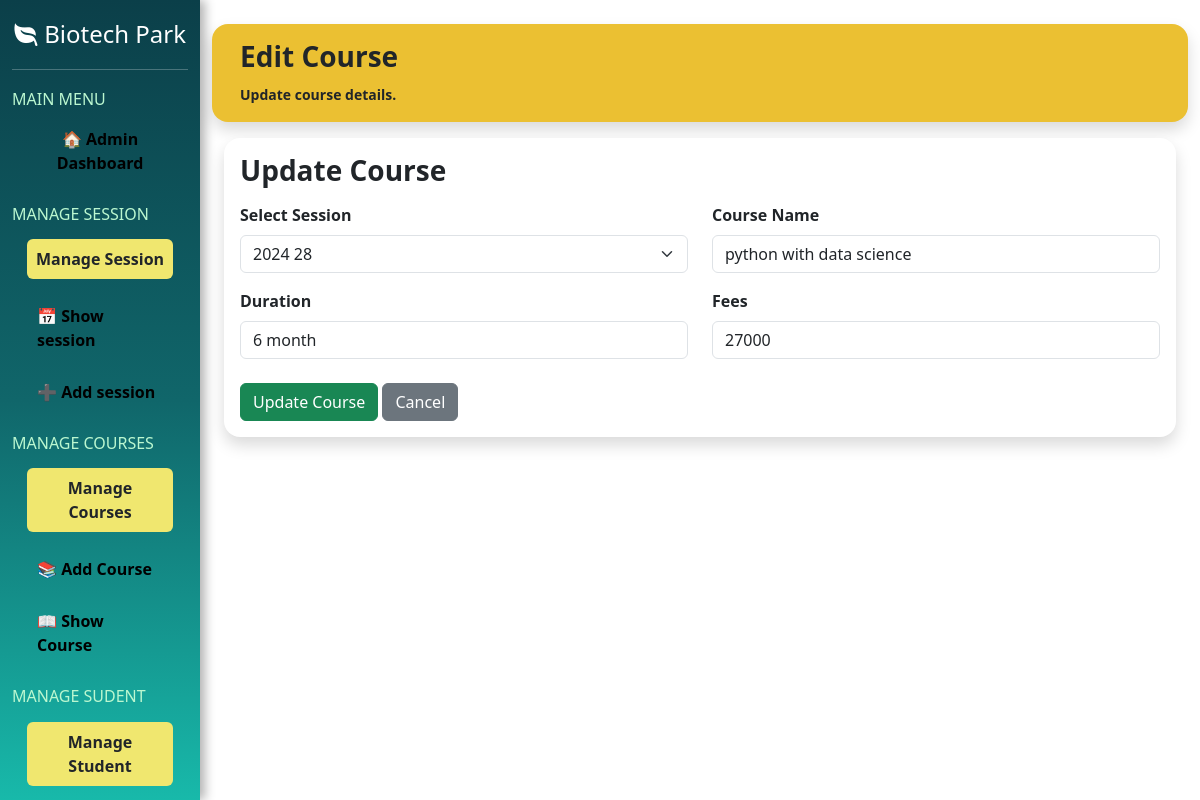
Page /editcourse/1/ on the committed database.
### myapp/models.py (models this page shows)
class tbl_course(models.Model):
    id=models.IntegerField(primary_key=True,auto_created=True)
    session_name=models.CharField(max_length=20)
    course_name=models.CharField(max_length=200)
    duration=models.CharField(max_length=20)
    fees=models.IntegerField()
    create_at=models.TimeField()

class session(models.Model):
    id=models.IntegerField(primary_key=True,auto_created=True)
    session_name=models.CharField(max_length=20)
    create_at=models.TimeField()

### myapp/views.py (the view)
# urls.py: path('editcourse/<int:id>/', editcourse, name='editcourse'),
def editcourse(request, id):
    course = tbl_course.objects.get(id=id)
    sessions = session.objects.all()
    return render(request, 'admin/editcourse.html', {'course': course, 'sessions': sessions})

### myapp/templates/admin/editcourse.html (shortened to what this page needs)
{% extends 'admin/adminlayout.html' %}
{% block admin %}
<div class="container">
    <div class="row mt-2">
        <div class="card shadow border-0 rounded-4 mb-3 mt-3" style="background-color:#ebc032;">
            <div class="card-body">
                <h3 class="fw-bold">Edit Course</h3>
                <small class="fw-bold">
                    Update course details.
                </small>
            </div>
        </div>
    </div>
    <form method="post" action="{% url 'updatecourse' course.id %}">
        <div class="card shadow border-0 rounded-4 p-3">
            <h3 class="fw-bold mb-3">Update Course</h3>
            <div class="row">
                <div class="col-md-6">
                    <label class="fw-bold mb-2">Select Session</label>
<select name="session_name" class="form-select">
    {% for i in sessions %}
    <option value="{{ i.session_name }}"
        {% if i.session_name == course.session_name %}
            selected
        {% endif %}>
        {{ i.session_name }}
    </option>
    {% endfor %}
</select>
                </div>
                <div class="col-md-6">
                    <label class="fw-bold mb-2">
                        Course Name
                    </label>
                    <input type="text" name="course_name" class="form-control" value="{{ course.course_name }}"
                        required>
                </div>
                <div class="col-md-6 mt-3">
                    <label class="fw-bold mb-2">
                        Duration
                    </label>
                    <input type="text" name="duration" class="form-control" value="{{ course.duration }}" required>
                </div>
                <div class="col-md-6 mt-3">
                    <label class="fw-bold mb-2">
                        Fees
                    </label>
                    <input type="number" name="fees" class="form-control" value="{{ course.fees }}" required>
                </div>
                <div class="col-12 mt-4">
                    <button type="submit" class="btn btn-success">
                        Update Course
                    </button>
                    <a href="{% url 'showcourse' %}" class="btn btn-secondary">
                        Cancel
                    </a>
                </div>
            </div>
        </div>
    </form>
</div>
{% endblock %}

### myapp/templates/admin/adminlayout.html (style rules this page uses)
body { overflow: hidden; }
a { text-decoration: none; color: black; }

### rows in the picture
tbl_course: session_name "2024 28", course_name "python with data science", duration "6 month", fees "27000"
